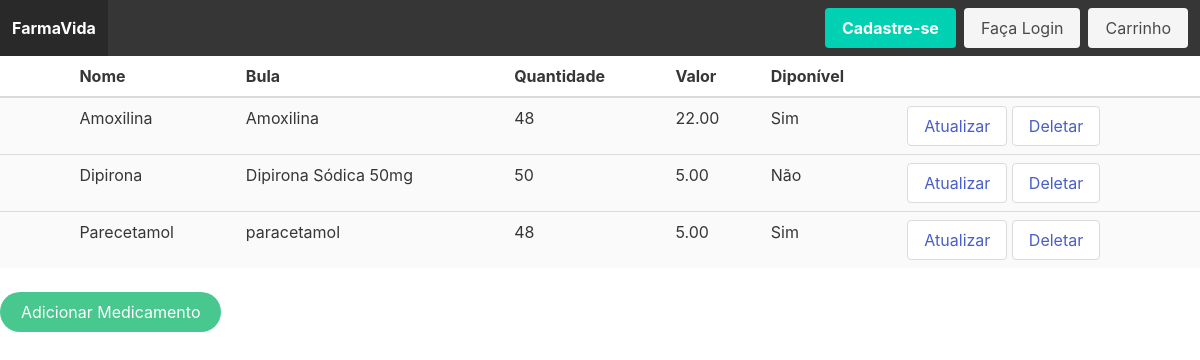
The app's page /pages/medicamento.php with its own data.
### tables this page shows
CREATE TABLE `medicamento` (
  `id_medicamento` int(11) NOT NULL,
  `nome` varchar(450) DEFAULT NULL,
  `bula` text DEFAULT NULL,
  `quantidade` int(11) DEFAULT NULL,
  `valor` double DEFAULT NULL,
  `status` tinyint(4) DEFAULT NULL
);

### dao/daoMedicamento.class.php (called while the page is built, shortened)
<?php
    require_once "../class/medicamento.class.php";
    class DaoMedicamento{
        public function selectAll(){
            $conexao = new Conexao();
            $con = $conexao->connectDB();
            $sql = "SELECT * FROM `medicamento` ORDER BY `nome` ASC";
            $result = $con->query($sql);
            if(($result->num_rows) > 0){
                $return = array();
                while($row = $result->fetch_assoc()){
                    $medicamento = new Medicamento();
                    $medicamento->setId($row['id_medicamento']);
                    $medicamento->setNome($row['nome']);
                    $medicamento->setBula($row['bula']);
                    $medicamento->setQuantidade($row['quantidade']);
                    $medicamento->setValor($row['valor']);
                    $medicamento->setStatus($row['status']);
                    array_push($return, $medicamento);
                }
            }
            return $return;
        }
    }
?>

### class/medicamento.class.php (called while the page is built, shortened)
<?php
    class Medicamento{
        private $id;
        private $nome;
        private $bula;
        private $quantidade;
        private $valor;
        private $status;
        public function getId(){
            return $this->id;
        }
        public function setId($id){
            $this->id = $id;
        }
        public function getNome(){
            return $this->nome;
        }
        public function setNome($nome){
            $this->nome = $nome;
        }
        public function getBula(){
            return $this->bula;
        }
        public function setBula($bula){
            $this->bula = $bula;
        }
        public function getQuantidade(){
            return $this->quantidade;
        }
        public function setQuantidade($quantidade){
            $this->quantidade = $quantidade;
        }
        public function getValor(){
            return $this->valor;
        }
        public function setValor($valor){
            $this->valor = $valor;
        }
        public function getStatus(){
            return $this->status;
        }
        public function setStatus($status){
            $this->status = $status;
        }
    }
?>

### pages/medicamento.php (the view, shortened to what this page needs)
<?php
require_once "../dao/daoUsuario.class.php";
require_once "../class/medicamento.class.php";
require_once "../dao/daoMedicamento.class.php";
?>
<!DOCTYPE html>
<html>
    <head>
        <link rel="stylesheet" href="https://cdnjs.cloudflare.com/ajax/libs/bulma/0.7.5/css/bulma.min.css">
    </head>
    <body>
        <nav class="navbar is-dark " role="navigation" aria-label="main navigation">
            <div class="navbar-brand">
                <a class="navbar-item text-centered" href="index.php"><strong>FarmaVida</strong></a>
            </div>
            <div id="navbarBasicExample" class="navbar-menu">
                <div class="navbar-end">
                    <div class="navbar-item">
                        <?php
                            if(isset($_SESSION['login'])){
                                if(unserialize($_SESSION['login'])->getStatus() == 0){
                                    echo"<div class='navbar-item has-dropdown is-hoverable'>
                                        <a class='navbar-link'>".unserialize($_SESSION['login'])->getNome()."</a>
                                        <a class='button is-light' href='carrinho.php'>Carrinho</a>
                                        <div class='navbar-dropdown'>
                                            <a class='navbar-item' href='atualizarUser.php?id=".unserialize($_SESSION['login'])->getId()."'>Atualizar Dados</a>
                                            <hr class='navbar-divider'>
                                            <a class='navbar-item' href='sair.php'>Sair</a>
                                        </div>
                                    </div>";
                                }else{
                                    echo"<div class='navbar-item has-dropdown is-hoverable'>
                                        <a class='navbar-link'>".unserialize($_SESSION['login'])->getNome()."</a>
                                        <a class='button is-light' href='carrinho.php'>Carrinho</a>
                                        <div class='navbar-dropdown'>
                                            <a class='navbar-item' href='farmacia.php'>Consultar Farmácias</a>
                                            <a class='navbar-item' href='medicamento.php'>Consultar Medicamento</a>
                                            <a class='navbar-item' href='pagamento.php'>Consultar Formas de Pagamento</a>
                                            <a class='navbar-item' href='usuario.php'>Consultar Usuários</a>
                                            <hr class='navbar-divider'>
                                            <a class='navbar-item' href='sair.php'>Sair</a>
                                        </div>
                                    </div>";
                                }
                            }else{
                                echo "<div class='buttons'>
                                    <a class='button is-primary' href='cadastroUser.php'><strong>Cadastre-se</strong></a>
                                    <a class='button is-light' href='login.php'>Faça Login</a>
                                    <a class='button is-light' href='carrinho.php'>Carrinho</a>
                                </div>";
                            }
                        ?>
                    </div>
                </div>
            </div>
        </nav>
        <table class="table is-striped is-hoverable is-fullwidth">
            <thead>
                <tr>
                    <th></th>
                    <th></th>
                    <th>Nome</th>
                    <th>Bula</th>
                    <th>Quantidade</th>
                    <th>Valor</th>
                    <th>Diponível</th>
                    <th></th>
                </tr>
            </thead>
            <tbody>
                <?php
                    $daoMed = new DaoMedicamento();
                    $medicamento = $daoMed->selectAll();
                    if($medicamento != NULL){
                        foreach($medicamento as $key => $m){
                            if($m->getStatus() == 0){
                                $status = "Não";
                            }else{
                                $status = "Sim";
                            }
                            echo"<form method='POST'>
                                <tr>
                                    <td></td>
                                    <td></td>
                                    <td>{$m->getNome()}</td>
                                    <td>{$m->getBula()}</td>
                                    <td>{$m->getQuantidade()}</td>
                                    <td>".number_format($m->getValor(), 2)."</td>
                                    <td>". $status ."</td>
                                    <td>
                                        <button class='button'><a href='atualizaMed.php?id=".$m->getId()."'>Atualizar</a></button>
                                        <button class='button'><a href='deletaMed.php?id=".$m->getId()."'>Deletar</a></button>
                                    </td>
                                </tr>
                            </form>";
                        }
                    }
                ?>
            </tbody>
        </table>
        <a class="button is-success is-rounded" href="cadastrarMedicamento.php">Adicionar Medicamento</a>
    </body>
</html>

### records on screen
medicamento: nome "Amoxilina", bula "Amoxilina", quantidade "48", valor "22.00", status "Sim"
medicamento: nome "Dipirona", bula "Dipirona Sódica 50mg", quantidade "50", valor "5.00", status "Não"
medicamento: nome "Parecetamol", bula "paracetamol", quantidade "48", valor "5.00", status "Sim"
